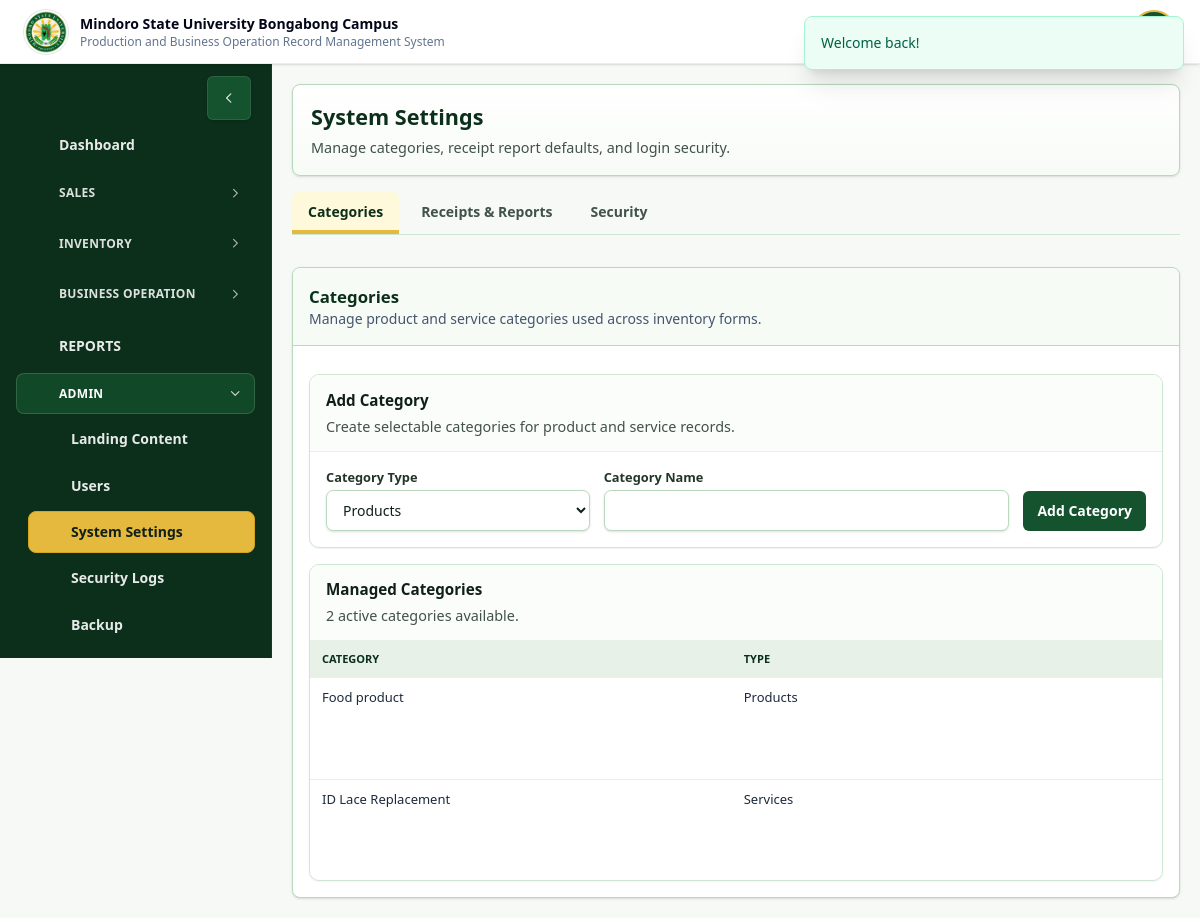
The page /settings.php (signed in) on the database its author committed.
### tables this page shows
CREATE TABLE `users` (
  `id` int NOT NULL AUTO_INCREMENT,
  `username` varchar(50) NOT NULL,
  `password_hash` varchar(255) NOT NULL,
  `full_name` varchar(120) NOT NULL,
  `role` enum('admin','staff') NOT NULL DEFAULT 'staff',
  `status` enum('pending','approved','suspended') NOT NULL DEFAULT 'approved',
  `approved_by` int DEFAULT NULL,
  `approved_at` datetime DEFAULT NULL,
  `created_at` timestamp NULL DEFAULT CURRENT_TIMESTAMP,
  PRIMARY KEY (`id`),
  UNIQUE KEY `username` (`username`)
);

CREATE TABLE `inventory_categories` (
  `id` int NOT NULL AUTO_INCREMENT,
  `name` varchar(120) NOT NULL,
  `section` enum('products','services') NOT NULL,
  `is_active` tinyint(1) NOT NULL DEFAULT '1',
  `created_at` timestamp NULL DEFAULT CURRENT_TIMESTAMP,
  `updated_at` timestamp NULL DEFAULT CURRENT_TIMESTAMP ON UPDATE CURRENT_TIMESTAMP,
  PRIMARY KEY (`id`),
  UNIQUE KEY `uq_inventory_categories_section_name` (`section`,`name`),
  KEY `idx_inventory_categories_active` (`section`,`is_active`,`name`)
);

### pages/settings.php (the view, shortened to what the rows shown need)
<?php
require dirname(__DIR__) . '/includes/bootstrap.php';
$user = require_login($pdo);
$section = (string) ($_GET['section'] ?? $_POST['section'] ?? 'categories');
$settings = app_settings($pdo, true);
$inventoryCategories = [];
if ($section === 'categories') {
    $inventoryCategories = $pdo->query('SELECT id, name, section FROM inventory_categories WHERE is_active = 1 ORDER BY section, name')->fetchAll();
}
render_header('System Settings', $user);
?>
<section class="settings-page-shell">
    <div class="settings-hero table-card">
        <div>
            <h2>System Settings</h2>
        </div>
    </div>
    <section class="table-card data-panel settings-panel">
        <?php if ($section === 'categories'): ?>
            <div class="settings-content">
                <div class="settings-table-card">
                <div class="table-wrap" data-no-client-table>
                    <table>
                        <thead><tr><th>Category</th><th>Type</th><th>Actions</th></tr></thead>
                        <tbody>
                        <?php foreach ($inventoryCategories as $category): ?>
                            <tr>
                                <td><?= h($category['name']) ?></td>
                                <td><?= h(ucfirst((string) $category['section'])) ?></td>
                                <td>
                                </td>
                            </tr>
                        <?php endforeach; ?>
                        </tbody>
                    </table>
                </div>
                </div>
            </div>
        <?php endif; ?>
    </section>
</section>
<?php render_footer();

### components/layout.php (shortened to what the rows shown need)
<?php
function nav_icon(string $name): string
{
    $body = $paths[$name] ?? $paths['dashboard'];
    return '<svg class="nav-icon" aria-hidden="true" viewBox="0 0 24 24" fill="none" stroke="currentColor" stroke-width="2">' . $body . '</svg>';
}
function render_header(string $title, ?array $user = null): void
{
    $current = basename((string) ($_SERVER['PHP_SELF'] ?? ''));
    $pageName = strtolower(pathinfo($current, PATHINFO_FILENAME));
    $pageSlug = (string) preg_replace('/[^a-z0-9_-]+/', '-', $pageName);
    $bodyPageClass = 'page-' . ($pageSlug !== '' ? $pageSlug : 'index');
    $navItems = [
        ['href' => 'dashboard.php'],
        ['href' => 'sales.php'],
        ['href' => 'sales-reports.php'],
        ['href' => 'cashflow.php'],
        ['href' => 'products.php?section=products'],
        ['href' => 'products.php?section=services'],
        ['href' => 'products.php?section=stock'],
        ['href' => 'projects.php'],
        ['href' => 'projects.php?category=fishpond'],
        ['href' => 'projects.php?category=rental&rental_type=stall'],
        ['href' => 'proposals.php'],
        ['href' => 'reports.php'],
        ['href' => 'business-center.php', 'permission' => 'manage_business_center'],
        ['href' => 'users.php', 'permission' => 'manage_users'],
        ['href' => 'settings.php', 'permission' => 'manage_settings'],
        ['href' => 'security.php', 'permission' => 'view_security_logs'],
        ['href' => 'security.php?type=audit', 'permission' => 'view_security_logs'],
        ['href' => 'security.php?type=sessions', 'permission' => 'view_security_logs'],
        ['href' => 'security.php?type=login', 'permission' => 'view_security_logs'],
        ['href' => 'security.php?type=errors', 'permission' => 'view_security_logs'],
        ['href' => 'backup.php', 'permission' => 'manage_backups'],
    ];
    $visibleItems = [];
    foreach ($navItems as $item) {
        $visibleItems[] = $item;
    }
    $visibleHrefMap = [];
    foreach ($visibleItems as $item) {
        $visibleHrefMap[(string) $item['href']] = true;
    }
    $hrefMatchesCurrent = static function (string $href) use ($current): bool {
        $hrefPath = parse_url($href, PHP_URL_PATH) ?: $href;
        if ($current !== $hrefPath) {
            return false;
        }
        $hrefQueryString = (string) (parse_url($href, PHP_URL_QUERY) ?: '');
        parse_str($hrefQueryString, $hrefQuery);
        $currentQuery = $_GET;
        if ($hrefPath === 'security.php' && !isset($currentQuery['type'])) {
            $currentQuery['type'] = 'audit';
        }
        if ($hrefPath === 'products.php' && !isset($currentQuery['section'])) {
            $currentQuery['section'] = 'products';
        }
        if ($hrefQuery === []) {
            return $hrefPath !== 'projects.php' || (!isset($currentQuery['category']) && !isset($currentQuery['rental_type']));
        }
        $relevantCurrentQuery = array_intersect_key($currentQuery, $hrefQuery);
        return $relevantCurrentQuery == $hrefQuery && count($relevantCurrentQuery) === count($hrefQuery);
    };
    $navGroups = [
        ['key' => 'dashboard', 'label' => 'Dashboard', 'icon' => 'dashboard', 'collapsible' => false, 'items' => [
            ['href' => 'dashboard.php', 'label' => 'Dashboard', 'icon' => 'dashboard'],
        ]],
        ['key' => 'sales', 'label' => 'Sales', 'icon' => 'sales', 'collapsible' => true, 'items' => [
            ['href' => 'sales.php', 'label' => 'POS', 'icon' => 'pos'],
            ['href' => 'sales-reports.php', 'label' => 'Transactions', 'icon' => 'receipt'],
            ['href' => 'cashflow.php', 'label' => 'Cash Flow', 'icon' => 'wallet'],
        ]],
        ['key' => 'inventory', 'label' => 'Inventory', 'icon' => 'inventory', 'collapsible' => true, 'items' => [
            ['href' => 'products.php?section=products', 'label' => 'Products', 'icon' => 'inventory'],
            ['href' => 'products.php?section=services', 'label' => 'Services', 'icon' => 'receipt'],
            ['href' => 'products.php?section=stock', 'label' => 'Stock', 'icon' => 'records'],
        ]],
        ['key' => 'projects', 'label' => 'Business Operation', 'icon' => 'projects', 'collapsible' => true, 'items' => [
            ['href' => 'projects.php?view=add-project', 'label' => 'Add Projects', 'icon' => 'projects'],
            ['href' => 'projects.php?category=fishpond', 'label' => 'Fishpond', 'icon' => 'fishpond'],
            ['href' => 'projects.php?category=rental&rental_type=stall', 'label' => 'Rentals', 'icon' => 'rental'],
            ['href' => 'proposals.php', 'label' => 'Proposals', 'icon' => 'proposal'],
        ]],
        ['key' => 'records', 'label' => 'REPORTS', 'icon' => 'report', 'collapsible' => false, 'items' => [
            ['href' => 'reports.php', 'label' => 'REPORTS', 'icon' => 'report'],
        ]],
        ['key' => 'admin', 'label' => 'Admin', 'icon' => 'admin', 'collapsible' => true, 'items' => [
            ['href' => 'business-center.php', 'label' => 'Landing Content', 'icon' => 'landing'],
            ['href' => 'users.php', 'label' => 'Users', 'icon' => 'users'],
            ['href' => 'settings.php', 'label' => 'System Settings', 'icon' => 'admin'],
            ['href' => 'security.php', 'label' => 'Security Logs', 'icon' => 'security'],
            ['href' => 'backup.php', 'label' => 'Backup', 'icon' => 'backup'],
        ]],
    ];
    $visibleGroups = [];
    $activeGroup = '';
    foreach ($navGroups as $group) {
        $groupItems = [];
        foreach ($group['items'] as $item) {
            if (empty($visibleHrefMap[(string) $item['href']])) {
                continue;
            }
            $item['active'] = $hrefMatchesCurrent((string) $item['href']);
            if ($item['active']) {
                $activeGroup = (string) $group['key'];
            }
            $groupItems[] = $item;
        }
        $group['items'] = $groupItems;
        $group['active'] = $activeGroup === (string) $group['key'];
        $visibleGroups[] = $group;
    }
    echo '<!doctype html>';
    echo '<html lang="en">';
    echo '<head>';
    echo '<link rel="stylesheet" href="' . h(asset_url('assets/tailwind.css')) . '">';
    echo '<link rel="stylesheet" href="' . h(asset_url('assets/pos-receipt.css')) . '">';
    echo '<link rel="stylesheet" href="' . h(asset_url('assets/ui-overrides.css')) . '">';
    echo '</head>';
    echo '<body class="min-h-screen bg-brand-50 text-[#102018] antialiased ' . h($bodyPageClass) . '">';
    echo '<div class="min-h-screen">';
    if ($user) {
        echo '<div class="lg:flex lg:items-start">';
        $sidebarDefaultCollapsed = app_setting($GLOBALS['pdo'] ?? null, 'display.sidebar_default_state', 'expanded') === 'collapsed' ? '1' : '0';
        echo '<nav class="app-sidebar fixed bottom-0 left-0 right-0 top-16 z-30 border-b border-brand-900 bg-brand-900 px-4 py-3 text-white transition-all duration-300 ease-in-out lg:sticky lg:bottom-auto lg:right-auto lg:top-16 lg:h-[calc(100vh-4rem)] lg:shrink-0 lg:overflow-y-auto lg:border-b-0 lg:border-r lg:border-brand-800 lg:px-4 lg:py-3 -translate-x-full lg:translate-x-0" id="sidebar-nav" aria-label="Primary navigation" data-active-group="' . h($activeGroup) . '" data-default-collapsed="' . h($sidebarDefaultCollapsed) . '">';
        echo '<div class="sidebar-nav-list flex gap-2 overflow-x-auto pb-1 lg:block lg:space-y-1.5 lg:overflow-visible lg:pb-0">';
        foreach ($visibleGroups as $group) {
            $groupKey = (string) $group['key'];
            $groupLabel = (string) $group['label'];
            $submenuId = 'sidebar-group-' . preg_replace('/[^a-z0-9_-]+/', '-', $groupKey);
            $isOpen = !empty($group['active']);
            if (empty($group['collapsible'])) {
                $item = $group['items'][0];
                echo '<span class="inline-flex h-5 w-5 items-center justify-center">' . nav_icon((string) $item['icon']) . '</span>';
                continue;
            }
            echo '<section class="sidebar-group min-w-max lg:min-w-0" data-sidebar-group="' . h($groupKey) . '">';
            echo '<button class="sidebar-group-button has-sidebar-tooltip relative flex w-full items-center gap-2.5 rounded-lg px-3 py-2 text-left text-xs font-bold uppercase tracking-wide text-brand-100/85 transition hover:bg-white/10 hover:text-white focus:outline-none focus:ring-2 focus:ring-brand-400" type="button" aria-expanded="' . ($isOpen ? 'true' : 'false') . '" aria-controls="' . h($submenuId) . '" data-group-key="' . h($groupKey) . '" data-active-parent="' . ($isOpen ? 'true' : 'false') . '" aria-label="' . h($groupLabel) . '">';
            echo '<span class="inline-flex h-5 w-5 items-center justify-center">' . nav_icon((string) $group['icon']) . '</span>';
            echo '<span class="sidebar-label min-w-0 flex-1 truncate">' . h($groupLabel) . '</span>';
            echo '<svg class="sidebar-chevron" aria-hidden="true" viewBox="0 0 20 20" fill="currentColor"><path fill-rule="evenodd" d="M7.22 4.22a.75.75 0 0 1 1.06 0l5.25 5.25a.75.75 0 0 1 0 1.06l-5.25 5.25a.75.75 0 0 1-1.06-1.06L11.94 10 7.22 5.28a.75.75 0 0 1 0-1.06Z" clip-rule="evenodd"></path></svg>';
            echo '</button>';
            echo '<div class="sidebar-submenu mt-1 space-y-1 pl-3 ' . ($isOpen ? '' : 'is-closed') . '" id="' . h($submenuId) . '">';
            foreach ($group['items'] as $item) {
                $active = !empty($item['active']);
                $baseClasses = 'sidebar-link has-sidebar-tooltip relative flex items-center gap-2.5 rounded-lg px-3 py-2 text-sm font-semibold transition focus:outline-none focus:ring-2 focus:ring-gold-400';
                $stateClasses = $active
                    ? 'sidebar-item-active bg-gold-400 text-[#102018] shadow-sm'
                    : 'text-white/90 hover:bg-white/10 hover:text-white focus:bg-white/10 focus:text-white';
                echo '<a class="' . h($baseClasses . ' ' . $stateClasses) . '" href="' . h((string) $item['href']) . '" aria-label="' . h((string) $item['label']) . '">';
                echo '<span class="inline-flex h-5 w-5 items-center justify-center">' . nav_icon((string) $item['icon']) . '</span>';
                echo '<span class="sidebar-label min-w-0 truncate">' . h((string) $item['label']) . '</span>';
                echo '</a>';
            }
            echo '</div>';
            echo '</section>';
        }
        echo '</div>';
        echo '</nav>';
        echo '<main class="min-w-0 flex-1 px-3 py-5 sm:px-4 lg:px-5 xl:px-6 overflow-y-auto">';
        echo '<div class="w-full">';
    } else {
        echo '<div>';
        echo '<main class="min-w-0 px-4 py-5 sm:px-5 lg:px-6">';
        echo '<div>';
    }
}
function render_footer(): void
{
    echo '</div>';
    echo '</main>';
    echo '</div>';
    echo '</div>';
    echo '</body>';
    echo '</html>';
}

### rows shown on the page
users: groupLabel "ADMIN", label "Landing Content", label "Users", label "System Settings", label "Security Logs", label "Backup"
inventory_categories: name "Food product", section "Products"
inventory_categories: name "ID Lace Replacement", section "Services"

### other values the page prints
$org['campus_display_name'] "Mindoro State University Bongabong Campus"
$org['system_name'] "Production and Business Operation Record Management System"
$item['label'] "Dashboard"
$groupLabel "SALES"
$groupLabel "INVENTORY"
$groupLabel "BUSINESS OPERATION"
$item['label'] "REPORTS"
$label "Categories"
$label "Receipts & Reports"
$label "Security"
$sections[$section] "Categories"
count($inventoryCategories) "2"
